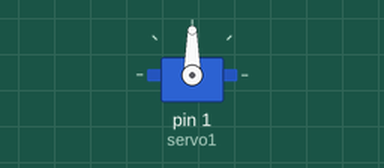
Recording of a sketch running on a simulated Arduino Uno, built with avr-gcc and run on an emulated ATmega328P. On the bench: servo.

Above: at 0.1 s.
At 10.8 s:
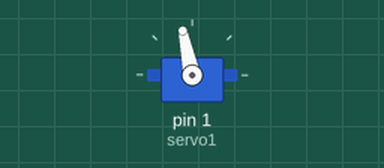
At 21.7 s:
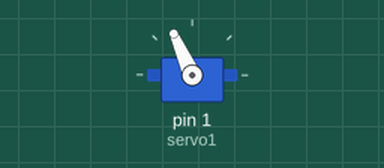
At 38.1 s:
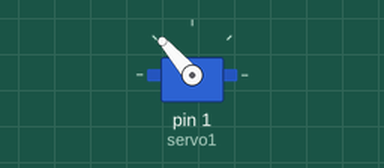
Timing chart, 0 to 40.0 s (numbered marks = the images above):
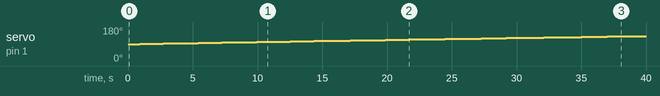

Measured:
- by itself, servo on pin 1 (servo1): moves from 90° to 132° over 38.1 s

The sketch:

motor_test.ino
```cpp
#include <math.h>
#include <Servo.h>

Servo servo1;

float del = 0.0;
float angle = 90.0;
float ans = 0.0;
float time = 0.0;
float diff = 0.0;

void setup() {

  Serial.begin(115200);
  servo1.attach(1);
  servo1.write(angle);

}

void loop() {

  ans = angle;
  angle = 90.0*sin(1.0/800.0*time) + 90.0;
  servo1.write((int)angle);

  diff = abs(angle - ans);
  del = diff*(10.0/6.0);

  time += 1;
 // delay(del);

  servo1.write(angle);
  delay(100);
  //angle++;
}
```
